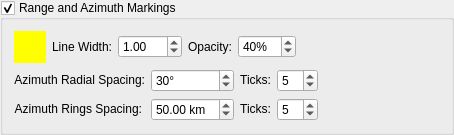
        <widget class="QGroupBox" name="rangeRingsVisible_" >
         <property name="sizePolicy" >
          <sizepolicy vsizetype="Preferred" hsizetype="Preferred" >
           <horstretch>0</horstretch>
           <verstretch>0</verstretch>
          </sizepolicy>
         </property>
         <property name="title" >
          <string>Range and Azimuth Markings</string>
         </property>
         <property name="checkable" >
          <bool>true</bool>
         </property>
         <property name="checked" >
          <bool>true</bool>
         </property>
         <layout class="QVBoxLayout" >
          <item>
           <layout class="QHBoxLayout" >
            <item>
             <widget class="SideCar::GUI::ColorButtonWidget" name="rangeRingsColor_" >
              <property name="sizePolicy" >
               <sizepolicy vsizetype="Fixed" hsizetype="Fixed" >
                <horstretch>0</horstretch>
                <verstretch>0</verstretch>
               </sizepolicy>
              </property>
              <property name="minimumSize" >
               <size>
                <width>32</width>
                <height>32</height>
               </size>
              </property>
              <property name="maximumSize" >
               <size>
                <width>32</width>
                <height>32</height>
               </size>
              </property>
              <property name="palette" >
               <palette>
                <active>
                 <colorrole role="WindowText" >
                  <brush brushstyle="SolidPattern" >
                   <color alpha="255" >
                    <red>0</red>
                    <green>0</green>
                    <blue>0</blue>
                   </color>
                  </brush>
                 </colorrole>
                 <colorrole role="Button" >
                  <brush brushstyle="SolidPattern" >
                   <color alpha="255" >
                    <red>255</red>
                    <green>255</green>
                    <blue>0</blue>
                   </color>
                  </brush>
                 </colorrole>
                 <colorrole role="Light" >
                  <brush brushstyle="SolidPattern" >
                   <color alpha="255" >
                    <red>255</red>
                    <green>255</green>
                    <blue>127</blue>
                   </color>
                  </brush>
                 </colorrole>
                 <colorrole role="Midlight" >
                  <brush brushstyle="SolidPattern" >
                   <color alpha="255" >
                    <red>255</red>
                    <green>255</green>
                    <blue>63</blue>
                   </color>
                  </brush>
                 </colorrole>
                 <colorrole role="Dark" >
                  <brush brushstyle="SolidPattern" >
                   <color alpha="255" >
                    <red>127</red>
                    <green>127</green>
                    <blue>0</blue>
                   </color>
                  </brush>
                 </colorrole>
                 <colorrole role="Mid" >
                  <brush brushstyle="SolidPattern" >
                   <color alpha="255" >
                    <red>170</red>
                    <green>170</green>
                    <blue>0</blue>
                   </color>
                  </brush>
                 </colorrole>
                 <colorrole role="Text" >
                  <brush brushstyle="SolidPattern" >
                   <color alpha="255" >
                    <red>0</red>
                    <green>0</green>
                    <blue>0</blue>
                   </color>
                  </brush>
                 </colorrole>
                 <colorrole role="BrightText" >
                  <brush brushstyle="SolidPattern" >
                   <color alpha="255" >
                    <red>255</red>
                    <green>255</green>
                    <blue>255</blue>
                   </color>
                  </brush>
                 </colorrole>
                 <colorrole role="ButtonText" >
                  <brush brushstyle="SolidPattern" >
                   <color alpha="255" >
                    <red>0</red>
                    <green>0</green>
                    <blue>0</blue>
                   </color>
                  </brush>
                 </colorrole>
                 <colorrole role="Base" >
                  <brush brushstyle="SolidPattern" >
                   <color alpha="255" >
                    <red>255</red>
                    <green>255</green>
                    <blue>255</blue>
                   </color>
                  </brush>
                 </colorrole>
                 <colorrole role="Window" >
                  <brush brushstyle="SolidPattern" >
                   <color alpha="255" >
                    <red>255</red>
                    <green>255</green>
                    <blue>0</blue>
                   </color>
                  </brush>
                 </colorrole>
                 <colorrole role="Shadow" >
                  <brush brushstyle="SolidPattern" >
                   <color alpha="255" >
                    <red>0</red>
                    <green>0</green>
                    <blue>0</blue>
                   </color>
                  </brush>
                 </colorrole>
                 <colorrole role="AlternateBase" >
                  <brush brushstyle="SolidPattern" >
                   <color alpha="255" >
                    <red>255</red>
                    <green>255</green>
                    <blue>127</blue>
                   </color>
                  </brush>
                 </colorrole>
                </active>
                <inactive>
                 <colorrole role="WindowText" >
                  <brush brushstyle="SolidPattern" >
                   <color alpha="255" >
                    <red>0</red>
                    <green>0</green>
                    <blue>0</blue>
                   </color>
                  </brush>
                 </colorrole>
                 <colorrole role="Button" >
                  <brush brushstyle="SolidPattern" >
                   <color alpha="255" >
                    <red>255</red>
                    <green>255</green>
                    <blue>0</blue>
                   </color>
                  </brush>
                 </colorrole>
                 <colorrole role="Light" >
                  <brush brushstyle="SolidPattern" >
                   <color alpha="255" >
                    <red>255</red>
                    <green>255</green>
                    <blue>127</blue>
                   </color>
                  </brush>
                 </colorrole>
                 <colorrole role="Midlight" >
                  <brush brushstyle="SolidPattern" >
                   <color alpha="255" >
                    <red>255</red>
                    <green>255</green>
                    <blue>63</blue>
                   </color>
                  </brush>
                 </colorrole>
                 <colorrole role="Dark" >
                  <brush brushstyle="SolidPattern" >
                   <color alpha="255" >
                    <red>127</red>
                    <green>127</green>
                    <blue>0</blue>
                   </color>
                  </brush>
                 </colorrole>
                 <colorrole role="Mid" >
                  <brush brushstyle="SolidPattern" >
                   <color alpha="255" >
                    <red>170</red>
                    <green>170</green>
                    <blue>0</blue>
                   </color>
                  </brush>
                 </colorrole>
                 <colorrole role="Text" >
                  <brush brushstyle="SolidPattern" >
                   <color alpha="255" >
                    <red>0</red>
                    <green>0</green>
                    <blue>0</blue>
                   </color>
                  </brush>
                 </colorrole>
                 <colorrole role="BrightText" >
                  <brush brushstyle="SolidPattern" >
                   <color alpha="255" >
                    <red>255</red>
                    <green>255</green>
                    <blue>255</blue>
                   </color>
                  </brush>
                 </colorrole>
                 <colorrole role="ButtonText" >
                  <brush brushstyle="SolidPattern" >
                   <color alpha="255" >
                    <red>0</red>
                    <green>0</green>
                    <blue>0</blue>
                   </color>
                  </brush>
                 </colorrole>
                 <colorrole role="Base" >
                  <brush brushstyle="SolidPattern" >
                   <color alpha="255" >
                    <red>255</red>
                    <green>255</green>
                    <blue>255</blue>
                   </color>
                  </brush>
                 </colorrole>
                 <colorrole role="Window" >
                  <brush brushstyle="SolidPattern" >
                   <color alpha="255" >
                    <red>255</red>
                    <green>255</green>
                    <blue>0</blue>
                   </color>
                  </brush>
                 </colorrole>
                 <colorrole role="Shadow" >
                  <brush brushstyle="SolidPattern" >
                   <color alpha="255" >
                    <red>0</red>
                    <green>0</green>
                    <blue>0</blue>
                   </color>
                  </brush>
                 </colorrole>
                 <colorrole role="AlternateBase" >
                  <brush brushstyle="SolidPattern" >
                   <color alpha="255" >
                    <red>255</red>
                    <green>255</green>
                    <blue>127</blue>
                   </color>
                  </brush>
                 </colorrole>
                </inactive>
                <disabled>
                 <colorrole role="WindowText" >
                  <brush brushstyle="SolidPattern" >
                   <color alpha="255" >
                    <red>127</red>
                    <green>127</green>
                    <blue>0</blue>
                   </color>
                  </brush>
                 </colorrole>
                 <colorrole role="Button" >
                  <brush brushstyle="SolidPattern" >
                   <color alpha="255" >
                    <red>255</red>
                    <green>255</green>
                    <blue>0</blue>
                   </color>
                  </brush>
                 </colorrole>
                 <colorrole role="Light" >
                  <brush brushstyle="SolidPattern" >
                   <color alpha="255" >
                    <red>255</red>
                    <green>255</green>
                    <blue>127</blue>
                   </color>
                  </brush>
                 </colorrole>
                 <colorrole role="Midlight" >
                  <brush brushstyle="SolidPattern" >
                   <color alpha="255" >
                    <red>255</red>
                    <green>255</green>
                    <blue>63</blue>
                   </color>
                  </brush>
                 </colorrole>
                 <colorrole role="Dark" >
                  <brush brushstyle="SolidPattern" >
                   <color alpha="255" >
                    <red>127</red>
                    <green>127</green>
                    <blue>0</blue>
                   </color>
                  </brush>
                 </colorrole>
                 <colorrole role="Mid" >
                  <brush brushstyle="SolidPattern" >
                   <color alpha="255" >
                    <red>170</red>
                    <green>170</green>
                    <blue>0</blue>
                   </color>
                  </brush>
                 </colorrole>
                 <colorrole role="Text" >
                  <brush brushstyle="SolidPattern" >
                   <color alpha="255" >
                    <red>127</red>
                    <green>127</green>
                    <blue>0</blue>
                   </color>
                  </brush>
                 </colorrole>
                 <colorrole role="BrightText" >
                  <brush brushstyle="SolidPattern" >
                   <color alpha="255" >
                    <red>255</red>
                    <green>255</green>
                    <blue>255</blue>
                   </color>
                  </brush>
                 </colorrole>
                 <colorrole role="ButtonText" >
                  <brush brushstyle="SolidPattern" >
                   <color alpha="255" >
                    <red>127</red>
                    <green>127</green>
                    <blue>0</blue>
                   </color>
                  </brush>
                 </colorrole>
                 <colorrole role="Base" >
                  <brush brushstyle="SolidPattern" >
                   <color alpha="255" >
                    <red>255</red>
                    <green>255</green>
                    <blue>0</blue>
                   </color>
                  </brush>
                 </colorrole>
                 <colorrole role="Window" >
                  <brush brushstyle="SolidPattern" >
                   <color alpha="255" >
                    <red>255</red>
                    <green>255</green>
                    <blue>0</blue>
                   </color>
                  </brush>
                 </colorrole>
                 <colorrole role="Shadow" >
                  <brush brushstyle="SolidPattern" >
                   <color alpha="255" >
                    <red>0</red>
                    <green>0</green>
                    <blue>0</blue>
                   </color>
                  </brush>
                 </colorrole>
                 <colorrole role="AlternateBase" >
                  <brush brushstyle="SolidPattern" >
                   <color alpha="255" >
                    <red>255</red>
                    <green>255</green>
                    <blue>0</blue>
                   </color>
                  </brush>
                 </colorrole>
                </disabled>
               </palette>
              </property>
              <property name="autoFillBackground" >
               <bool>true</bool>
              </property>
              <property name="autoDefault" >
               <bool>false</bool>
              </property>
              <property name="flat" >
               <bool>true</bool>
              </property>
             </widget>
            </item>
            <item>
             <widget class="QLabel" name="label_20" >
              <property name="text" >
               <string>Line Width:</string>
              </property>
              <property name="alignment" >
               <set>Qt::AlignRight|Qt::AlignTrailing|Qt::AlignVCenter</set>
              </property>
             </widget>
            </item>
            <item>
             <widget class="QDoubleSpinBox" name="rangeRingsLineWidth_" >
              <property name="keyboardTracking" >
               <bool>false</bool>
              </property>
              <property name="minimum" >
               <double>0.100000000000000</double>
              </property>
              <property name="maximum" >
               <double>100.000000000000000</double>
              </property>
              <property name="singleStep" >
               <double>0.100000000000000</double>
              </property>
              <property name="value" >
               <double>1.000000000000000</double>
              </property>
             </widget>
            </item>
            <item>
             <widget class="QLabel" name="label_24" >
              <property name="text" >
               <string>Opacity:</string>
              </property>
              <property name="alignment" >
               <set>Qt::AlignRight|Qt::AlignTrailing|Qt::AlignVCenter</set>
              </property>
             </widget>
            </item>
            <item>
             <widget class="QSpinBox" name="rangeRingsOpacity_" >
              <property name="keyboardTracking" >
               <bool>false</bool>
              </property>
              <property name="suffix" >
               <string>%</string>
              </property>
              <property name="maximum" >
               <number>100</number>
              </property>
              <property name="value" >
               <number>40</number>
              </property>
             </widget>
            </item>
            <item>
             <spacer>
              <property name="orientation" >
               <enum>Qt::Horizontal</enum>
              </property>
              <property name="sizeHint" >
               <size>
                <width>144</width>
                <height>16</height>
               </size>
              </property>
             </spacer>
            </item>
           </layout>
          </item>
          <item>
           <layout class="QHBoxLayout" >
            <item>
             <layout class="QGridLayout" >
              <item row="0" column="0" >
               <widget class="QLabel" name="label_32" >
                <property name="sizePolicy" >
                 <sizepolicy vsizetype="Fixed" hsizetype="Fixed" >
                  <horstretch>0</horstretch>
                  <verstretch>0</verstretch>
                 </sizepolicy>
                </property>
                <property name="text" >
                 <string>Azimuth Radial Spacing:</string>
                </property>
                <property name="alignment" >
                 <set>Qt::AlignRight|Qt::AlignTrailing|Qt::AlignVCenter</set>
                </property>
               </widget>
              </item>
              <item row="0" column="1" >
               <widget class="QSpinBox" name="rangeRingsAzimuthMajor_" >
                <property name="keyboardTracking" >
                 <bool>false</bool>
                </property>
                <property name="suffix" >
                 <string>°</string>
                </property>
                <property name="minimum" >
                 <number>5</number>
                </property>
                <property name="maximum" >
                 <number>45</number>
                </property>
                <property name="singleStep" >
                 <number>5</number>
                </property>
                <property name="value" >
                 <number>30</number>
                </property>
               </widget>
              </item>
              <item row="0" column="2" >
               <widget class="QLabel" name="label_33" >
                <property name="sizePolicy" >
                 <sizepolicy vsizetype="Fixed" hsizetype="Fixed" >
                  <horstretch>0</horstretch>
                  <verstretch>0</verstretch>
                 </sizepolicy>
                </property>
                <property name="text" >
                 <string>Ticks:</string>
                </property>
                <property name="alignment" >
                 <set>Qt::AlignRight|Qt::AlignTrailing|Qt::AlignVCenter</set>
                </property>
               </widget>
              </item>
              <item row="0" column="3" >
               <widget class="QSpinBox" name="rangeRingsAzimuthMinor_" >
                <property name="keyboardTracking" >
                 <bool>false</bool>
                </property>
                <property name="maximum" >
                 <number>25</number>
                </property>
                <property name="value" >
                 <number>5</number>
                </property>
               </widget>
              </item>
              <item row="1" column="0" >
               <widget class="QLabel" name="label_7" >
                <property name="sizePolicy" >
                 <sizepolicy vsizetype="Fixed" hsizetype="Fixed" >
                  <horstretch>0</horstretch>
                  <verstretch>0</verstretch>
                 </sizepolicy>
                </property>
                <property name="text" >
                 <string>Azimuth Rings Spacing:</string>
                </property>
                <property name="alignment" >
                 <set>Qt::AlignRight|Qt::AlignTrailing|Qt::AlignVCenter</set>
                </property>
               </widget>
              </item>
              <item row="1" column="1" >
               <widget class="QDoubleSpinBox" name="rangeRingsRangeMajor_" >
                <property name="keyboardTracking" >
                 <bool>false</bool>
                </property>
                <property name="suffix" >
                 <string> km</string>
                </property>
                <property name="minimum" >
                 <double>1.000000000000000</double>
                </property>
                <property name="maximum" >
                 <double>150.000000000000000</double>
                </property>
                <property name="singleStep" >
                 <double>10.000000000000000</double>
                </property>
                <property name="value" >
                 <double>50.000000000000000</double>
                </property>
               </widget>
              </item>
              <item row="1" column="2" >
               <widget class="QLabel" name="label_31" >
                <property name="sizePolicy" >
                 <sizepolicy vsizetype="Fixed" hsizetype="Fixed" >
                  <horstretch>0</horstretch>
                  <verstretch>0</verstretch>
                 </sizepolicy>
                </property>
                <property name="text" >
                 <string>Ticks:</string>
                </property>
                <property name="alignment" >
                 <set>Qt::AlignRight|Qt::AlignTrailing|Qt::AlignVCenter</set>
                </property>
               </widget>
              </item>
              <item row="1" column="3" >
               <widget class="QSpinBox" name="rangeRingsRangeMinor_" >
                <property name="keyboardTracking" >
                 <bool>false</bool>
                </property>
                <property name="maximum" >
                 <number>25</number>
                </property>
                <property name="value" >
                 <number>5</number>
                </property>
               </widget>
              </item>
             </layout>
            </item>
            <item>
             <spacer>
              <property name="orientation" >
               <enum>Qt::Horizontal</enum>
              </property>
              <property name="sizeHint" >
               <size>
                <width>40</width>
                <height>20</height>
               </size>
              </property>
             </spacer>
            </item>
           </layout>
          </item>
         </layout>
        </widget>
